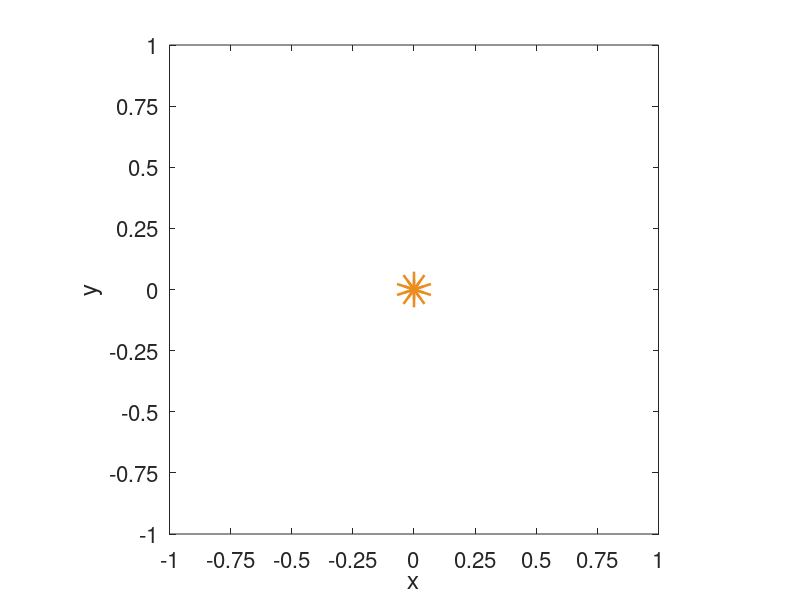

Here is the MATLAB script that generated this plot: (Note: this script raises an error after producing the figure.)
function animation_demonstration(export,skip)
% Produces two simple movies, to demonstrate usage of the ANIMATION
% function for exporting movie frames
%
%
% ========================
% Copyright Ross L. Hatton, 2011


	% Handle default arguments -- don't export frames, and don't skip
	% unless told otherwise
	if nargin < 2
		
		skip = [0 0];
		
		if nargin < 1
			
			export = [0 0];
			
		end
		
    end

    
    %%%%%%%
    %lenght of vid
    global tend
    tend = 5;
    
    % Do the math needed
    sol= ode45Make();
    
	%%%%%%%%
	% Create animation elements, and store them in the frame_info structure
	frame_info = animation_demo_create_elements; %setup function, defined below in file

	
	%%%%%%%%%%%%%%%%%
	% First movie: Draw the cosine function
	
	% Designate animation function
	frame_gen_function...
		= @animation_demo_draw_cosine; % frame function, defined below in file

	% Declare timing
	timing.duration = 20; % three second animation
	timing.fps = 15;     % create frames for 15 fps animation
	timing.pacing = @(y) softspace(0,1,y); % Use a soft start and end, using the included softstart function

	% Declare a directory name in which to place files
	destination = 'demonstration_movie_1';
	
	% Animate the movie
	[frame_info, endframe]...
		= animation(frame_gen_function,frame_info,timing,destination,export(1),skip(1));
	
	
end


%%%%%%%%%%%%%%%%%%
% Create animation elements, and return a vector of their handles
function h = animation_demo_create_elements

	h.f = figure(100);                            % Designate a figure for this animation
	clf(h.f)                                     % Clear this figure
	set(h.f,'color','w','InvertHardCopy','off')  % Set this figure to have a white background
												 %  and to maintain color
												 %  settings during printing

	h.ax = axes('Parent',h.f);                   % Create axes for the plot
    axis square
	set(h.ax,'Xlim',[-1, 1],'Ylim',[-1,1]);   % Set the range of the plot
	set(h.ax,'Xtick',-1:0.25:1,'YTick',-1:0.25:1);   % Set the tick locations
	set(h.ax,'FontSize',16);                       % Set the axis font size
	xlabel(h.ax, 'x')							 % Label the axes
	ylabel(h.ax, 'y')
	set(h.ax,'Box','on')						 % put box all the way around the axes


	% Line element to be used to draw the cosine function
	h.line = line(0,0,'Color',[235 140 30]/255,'linewidth',20,'Marker', 'o','Parent',h.ax);

end

%%%%%%%%%%%
%Making the ODE45
function sol = ode45Make()
    global tend

    tspan = [0 tend];

    %Initial condition with link at 45 degrees or sqrt2/2 radians
    theta0= [pi/4
            0
            pi/2
            0];

       
    %Setting variables and equations
    g=9.81;
    mAB=2;
    mBC=1;
    lAB=0.5;
    lBC =0.25;
    
    %setting the bottom as a var to simplify
    W=(1/3)*mAB*lAB^2;
    W2=2*mBC*lBC^2;
    
    %theta martix
%     theta = [1thetaA
%             2thetadotA
%             3thetaB
%             4thetadotB]
       
    sol = ode45(@f,tspan,theta0);
   
    function thetadot = f(t,theta)
    thetadot =  zeros(4,1);
    thetadot(1)= theta(2);
    %thetaA
    thetadot(2)= (   -(0.5*mAB+ mBC)*g*lAB*cos(   theta(1)  ) - mBC*g*lBC*cos(   theta(1) + theta(3)  )  )/W;
    thetadot(3)= theta(4);
    %thetaB
    thetadot(4)= (-mBC*g*lBC*cos(     theta(1) + theta(3)     )   )/W2;
    
    end
    
  end


%%%%%%%%%%%%%%%%%%
% Frame content specification for dynamically drawing the cosine function,
% at time tau on a range of 0 to 1
function frame_info = animation_demo_draw_cosine(frame_info,tau)
    global tend
	% Declare a baseline set of points at which to evaluate the cosine
	% function
	%x_full = linspace(0,2*pi,300)';
    %"Position" 
    %y_t= 2*pi*tau;
    theta= deval(ode45Make(),tend*tau);
    theta1 = theta(1);
    theta2 = theta(3);
    
    
    % The end of the first 0.5 meter link 
    % tip= [(cos(theta)*0.5)+4, sin(theta)*0.5]
    tip1= [cos(theta1), sin(theta1)]*0.5;
    tip2= tip1+[cos(theta2), sin(theta2)]*0.25;	
    
      	
	% Set one line in the plot to the calculated x and y points
	set(frame_info.line,'XData',[0, tip1(1), tip2(1)],'YData',[0, tip1(2), tip2(2)])
    
    % Set two line in the plot to the calculated x and y points
	%set(frame_info.line,'XData',[tip1(1), tip2(1)],'YData',[tip1(2), tip2(2)])
	
	% Declare a print method (in this case, print 150dpi png files of
	% frame_info.f, using the Painters renderer)
	frame_info.printmethod = @(dest) print(frame_info.f,'-dpng','-r 150','-painters',dest);
	

end

	